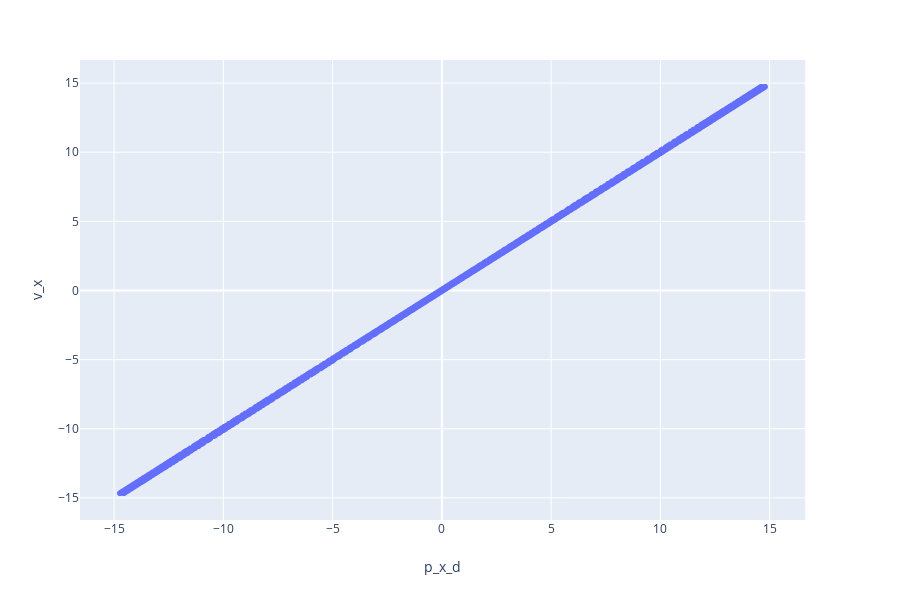

The cell this chart's notebook holds for it:
### Markdown cell above
A szemfülesek észrevehették, hogy a mérés tartalmaz sebesség adatokat is, nézzük meg, hogy mekkor az áltaunk számított és a mért közt a különbség.

### Code cell
fig = px.scatter(df.iloc[1:,:], x = 'p_x_d', y = 'v_x')
fig.show()

### Figure 1 — Plotly figure (JSON) as saved in the notebook; plotly's stock layout.template omitted (floating-point values rounded to 4 significant figures; data arrays with more than 128 entries replaced by an {"elided": "..."} marker saying what was removed)
{"data": [{"hoverlabel": {"namelength": 0}, "hovertemplate": "p_x_d=%{x}<br>v_x=%{y}", "legendgroup": "", "marker": {"color": "#636efa", "symbol": "circle"}, "mode": "markers", "name": "", "showlegend": false, "type": "scattergl", "x": {"elided": "3780 float values"}, "xaxis": "x", "y": {"elided": "3780 float values"}, "yaxis": "y"}], "layout": {"height": 600, "legend": {"tracegroupgap": 0}, "margin": {"t": 60}, "xaxis": {"anchor": "y", "domain": [0, 0.98], "title": {"text": "p_x_d"}}, "yaxis": {"anchor": "x", "domain": [0, 1], "title": {"text": "v_x"}}}}
